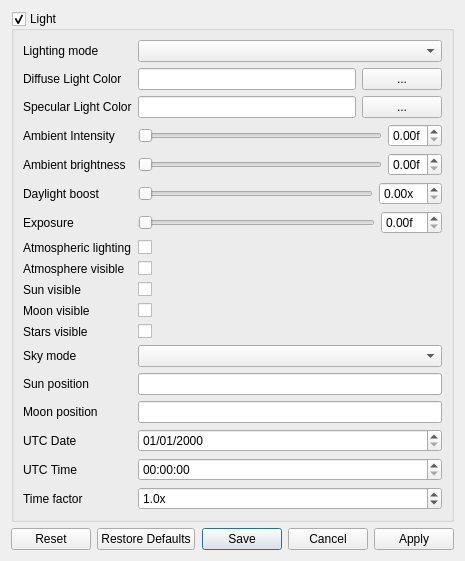
<?xml version="1.0" encoding="UTF-8"?>
<ui version="4.0">
 <class>LightSettings</class>
 <widget class="QDialog" name="LightSettings">
  <property name="geometry">
   <rect>
    <x>0</x>
    <y>0</y>
    <width>465</width>
    <height>547</height>
   </rect>
  </property>
  <property name="windowTitle">
   <string>Sky/Light settings</string>
  </property>
  <layout class="QVBoxLayout" name="verticalLayout">
   <item>
    <widget class="QGroupBox" name="groupBoxLight">
     <property name="title">
      <string>Light</string>
     </property>
     <property name="checkable">
      <bool>true</bool>
     </property>
     <layout class="QFormLayout" name="formLayout">
      <item row="0" column="0">
       <widget class="QLabel" name="label_5">
        <property name="text">
         <string>Lighting mode</string>
        </property>
       </widget>
      </item>
      <item row="0" column="1">
       <widget class="QComboBox" name="lightingMode"/>
      </item>
      <item row="1" column="0">
       <widget class="QLabel" name="label_2">
        <property name="text">
         <string>Diffuse Light Color</string>
        </property>
       </widget>
      </item>
      <item row="1" column="1">
       <layout class="QHBoxLayout" name="horizontalLayout_3">
        <item>
         <widget class="QLineEdit" name="diffuseLightColorText">
          <property name="readOnly">
           <bool>true</bool>
          </property>
         </widget>
        </item>
        <item>
         <widget class="QPushButton" name="diffuseLightColor">
          <property name="text">
           <string>...</string>
          </property>
         </widget>
        </item>
       </layout>
      </item>
      <item row="2" column="0">
       <widget class="QLabel" name="label_3">
        <property name="text">
         <string>Specular Light Color</string>
        </property>
       </widget>
      </item>
      <item row="2" column="1">
       <layout class="QHBoxLayout" name="horizontalLayout_4">
        <item>
         <widget class="QLineEdit" name="specularLightColorText">
          <property name="readOnly">
           <bool>true</bool>
          </property>
         </widget>
        </item>
        <item>
         <widget class="QPushButton" name="specularLightColor">
          <property name="text">
           <string>...</string>
          </property>
         </widget>
        </item>
       </layout>
      </item>
      <item row="3" column="0">
       <widget class="QLabel" name="label_4">
        <property name="text">
         <string>Ambient Intensity</string>
        </property>
       </widget>
      </item>
      <item row="3" column="1">
       <layout class="QHBoxLayout" name="horizontalLayout_6">
        <item>
         <widget class="QSlider" name="ambientIntensity">
          <property name="orientation">
           <enum>Qt::Horizontal</enum>
          </property>
         </widget>
        </item>
        <item>
         <widget class="QDoubleSpinBox" name="ambientIntensitySpinBox">
          <property name="suffix">
           <string>f</string>
          </property>
          <property name="maximum">
           <double>1.000000000000000</double>
          </property>
          <property name="singleStep">
           <double>0.010000000000000</double>
          </property>
         </widget>
        </item>
       </layout>
      </item>
      <item row="4" column="0">
       <widget class="QLabel" name="label_6">
        <property name="text">
         <string>Ambient brightness</string>
        </property>
       </widget>
      </item>
      <item row="4" column="1">
       <layout class="QHBoxLayout" name="horizontalLayout">
        <item>
         <widget class="QSlider" name="ambientBrightness">
          <property name="orientation">
           <enum>Qt::Horizontal</enum>
          </property>
         </widget>
        </item>
        <item>
         <widget class="QDoubleSpinBox" name="ambientBrightnessSpinBox">
          <property name="suffix">
           <string>f</string>
          </property>
          <property name="maximum">
           <double>1.000000000000000</double>
          </property>
          <property name="singleStep">
           <double>0.010000000000000</double>
          </property>
         </widget>
        </item>
       </layout>
      </item>
      <item row="5" column="0">
       <widget class="QLabel" name="label_18">
        <property name="text">
         <string>Daylight boost</string>
        </property>
       </widget>
      </item>
      <item row="5" column="1">
       <layout class="QHBoxLayout" name="horizontalLayout_11">
        <item>
         <widget class="QSlider" name="daytimeAmbientBoost">
          <property name="maximum">
           <number>1000</number>
          </property>
          <property name="orientation">
           <enum>Qt::Horizontal</enum>
          </property>
         </widget>
        </item>
        <item>
         <widget class="QDoubleSpinBox" name="daytimeAmbientBoostSpinBox">
          <property name="suffix">
           <string>x</string>
          </property>
          <property name="maximum">
           <double>10.000000000000000</double>
          </property>
          <property name="singleStep">
           <double>0.010000000000000</double>
          </property>
         </widget>
        </item>
       </layout>
      </item>
      <item row="6" column="0">
       <widget class="QLabel" name="label_15">
        <property name="text">
         <string>Exposure</string>
        </property>
       </widget>
      </item>
      <item row="6" column="1">
       <layout class="QHBoxLayout" name="horizontalLayout_2">
        <item>
         <widget class="QSlider" name="exposure">
          <property name="maximum">
           <number>1000</number>
          </property>
          <property name="orientation">
           <enum>Qt::Horizontal</enum>
          </property>
         </widget>
        </item>
        <item>
         <widget class="QDoubleSpinBox" name="exposureSpinBox">
          <property name="suffix">
           <string>f</string>
          </property>
          <property name="maximum">
           <double>10.000000000000000</double>
          </property>
          <property name="singleStep">
           <double>0.010000000000000</double>
          </property>
         </widget>
        </item>
       </layout>
      </item>
      <item row="7" column="0">
       <widget class="QLabel" name="label_16">
        <property name="text">
         <string>Atmospheric lighting</string>
        </property>
       </widget>
      </item>
      <item row="7" column="1">
       <widget class="QCheckBox" name="atmosphericLighting">
        <property name="text">
         <string/>
        </property>
       </widget>
      </item>
      <item row="8" column="0">
       <widget class="QLabel" name="label_17">
        <property name="text">
         <string>Atmosphere visible</string>
        </property>
       </widget>
      </item>
      <item row="8" column="1">
       <widget class="QCheckBox" name="atmosphereVisible">
        <property name="text">
         <string/>
        </property>
       </widget>
      </item>
      <item row="9" column="0">
       <widget class="QLabel" name="label_9">
        <property name="enabled">
         <bool>true</bool>
        </property>
        <property name="text">
         <string>Sun visible</string>
        </property>
       </widget>
      </item>
      <item row="9" column="1">
       <widget class="QCheckBox" name="sunVisible">
        <property name="enabled">
         <bool>true</bool>
        </property>
        <property name="text">
         <string/>
        </property>
       </widget>
      </item>
      <item row="10" column="0">
       <widget class="QLabel" name="label_7">
        <property name="text">
         <string>Moon visible</string>
        </property>
       </widget>
      </item>
      <item row="10" column="1">
       <widget class="QCheckBox" name="moonVisible">
        <property name="text">
         <string/>
        </property>
       </widget>
      </item>
      <item row="11" column="0">
       <widget class="QLabel" name="label_8">
        <property name="text">
         <string>Stars visible</string>
        </property>
       </widget>
      </item>
      <item row="11" column="1">
       <widget class="QCheckBox" name="starsVisible">
        <property name="text">
         <string/>
        </property>
       </widget>
      </item>
      <item row="12" column="0">
       <widget class="QLabel" name="label_10">
        <property name="text">
         <string>Sky mode</string>
        </property>
       </widget>
      </item>
      <item row="12" column="1">
       <widget class="QComboBox" name="skyMode"/>
      </item>
      <item row="13" column="0">
       <widget class="QLabel" name="label_11">
        <property name="text">
         <string>Sun position</string>
        </property>
       </widget>
      </item>
      <item row="13" column="1">
       <widget class="QLineEdit" name="sunPosition"/>
      </item>
      <item row="14" column="0">
       <widget class="QLabel" name="label_12">
        <property name="text">
         <string>Moon position</string>
        </property>
       </widget>
      </item>
      <item row="14" column="1">
       <widget class="QLineEdit" name="moonPosition"/>
      </item>
      <item row="15" column="0">
       <widget class="QLabel" name="label_13">
        <property name="text">
         <string>UTC Date</string>
        </property>
       </widget>
      </item>
      <item row="15" column="1">
       <widget class="QDateEdit" name="dateEdit">
        <property name="wrapping">
         <bool>false</bool>
        </property>
        <property name="displayFormat">
         <string>MM/dd/yyyy</string>
        </property>
        <property name="timeSpec">
         <enum>Qt::UTC</enum>
        </property>
       </widget>
      </item>
      <item row="16" column="0">
       <widget class="QLabel" name="label">
        <property name="text">
         <string>UTC Time</string>
        </property>
       </widget>
      </item>
      <item row="16" column="1">
       <widget class="QTimeEdit" name="timeEdit">
        <property name="wrapping">
         <bool>false</bool>
        </property>
        <property name="displayFormat">
         <string>HH:mm:ss</string>
        </property>
        <property name="timeSpec">
         <enum>Qt::UTC</enum>
        </property>
       </widget>
      </item>
      <item row="17" column="0">
       <widget class="QLabel" name="label_14">
        <property name="text">
         <string>Time factor</string>
        </property>
       </widget>
      </item>
      <item row="17" column="1">
       <widget class="QDoubleSpinBox" name="timeFactor">
        <property name="accelerated">
         <bool>true</bool>
        </property>
        <property name="suffix">
         <string>x</string>
        </property>
        <property name="decimals">
         <number>1</number>
        </property>
        <property name="maximum">
         <double>10000.000000000000000</double>
        </property>
        <property name="value">
         <double>1.000000000000000</double>
        </property>
       </widget>
      </item>
     </layout>
    </widget>
   </item>
   <item>
    <widget class="QDialogButtonBox" name="buttonBox">
     <property name="standardButtons">
      <set>QDialogButtonBox::Apply|QDialogButtonBox::Cancel|QDialogButtonBox::Reset|QDialogButtonBox::RestoreDefaults|QDialogButtonBox::Save</set>
     </property>
    </widget>
   </item>
  </layout>
 </widget>
 <tabstops>
  <tabstop>groupBoxLight</tabstop>
  <tabstop>lightingMode</tabstop>
  <tabstop>diffuseLightColorText</tabstop>
  <tabstop>diffuseLightColor</tabstop>
  <tabstop>specularLightColorText</tabstop>
  <tabstop>specularLightColor</tabstop>
  <tabstop>ambientIntensity</tabstop>
  <tabstop>ambientIntensitySpinBox</tabstop>
  <tabstop>ambientBrightness</tabstop>
  <tabstop>ambientBrightnessSpinBox</tabstop>
  <tabstop>sunVisible</tabstop>
  <tabstop>moonVisible</tabstop>
  <tabstop>starsVisible</tabstop>
  <tabstop>skyMode</tabstop>
  <tabstop>sunPosition</tabstop>
  <tabstop>moonPosition</tabstop>
  <tabstop>buttonBox</tabstop>
 </tabstops>
 <resources/>
 <connections>
  <connection>
   <sender>diffuseLightColor</sender>
   <signal>clicked()</signal>
   <receiver>LightSettings</receiver>
   <slot>changeDiffuseLightColor()</slot>
   <hints>
    <hint type="sourcelabel">
     <x>250</x>
     <y>50</y>
    </hint>
    <hint type="destinationlabel">
     <x>199</x>
     <y>149</y>
    </hint>
   </hints>
  </connection>
  <connection>
   <sender>specularLightColor</sender>
   <signal>clicked()</signal>
   <receiver>LightSettings</receiver>
   <slot>changeSpecularLightColor()</slot>
   <hints>
    <hint type="sourcelabel">
     <x>250</x>
     <y>79</y>
    </hint>
    <hint type="destinationlabel">
     <x>199</x>
     <y>149</y>
    </hint>
   </hints>
  </connection>
  <connection>
   <sender>lightingMode</sender>
   <signal>currentIndexChanged(int)</signal>
   <receiver>LightSettings</receiver>
   <slot>lightingModeChanged(int)</slot>
   <hints>
    <hint type="sourcelabel">
     <x>319</x>
     <y>41</y>
    </hint>
    <hint type="destinationlabel">
     <x>269</x>
     <y>217</y>
    </hint>
   </hints>
  </connection>
  <connection>
   <sender>groupBoxLight</sender>
   <signal>toggled(bool)</signal>
   <receiver>LightSettings</receiver>
   <slot>globalLightingChanged(bool)</slot>
   <hints>
    <hint type="sourcelabel">
     <x>269</x>
     <y>202</y>
    </hint>
    <hint type="destinationlabel">
     <x>269</x>
     <y>217</y>
    </hint>
   </hints>
  </connection>
  <connection>
   <sender>skyMode</sender>
   <signal>currentIndexChanged(int)</signal>
   <receiver>LightSettings</receiver>
   <slot>skyModeChanged(int)</slot>
   <hints>
    <hint type="sourcelabel">
     <x>319</x>
     <y>277</y>
    </hint>
    <hint type="destinationlabel">
     <x>269</x>
     <y>217</y>
    </hint>
   </hints>
  </connection>
  <connection>
   <sender>ambientBrightness</sender>
   <signal>valueChanged(int)</signal>
   <receiver>LightSettings</receiver>
   <slot>ambientBrightnessChanged(int)</slot>
   <hints>
    <hint type="sourcelabel">
     <x>319</x>
     <y>183</y>
    </hint>
    <hint type="destinationlabel">
     <x>269</x>
     <y>217</y>
    </hint>
   </hints>
  </connection>
  <connection>
   <sender>moonVisible</sender>
   <signal>toggled(bool)</signal>
   <receiver>LightSettings</receiver>
   <slot>setMoonVisible(bool)</slot>
   <hints>
    <hint type="sourcelabel">
     <x>319</x>
     <y>230</y>
    </hint>
    <hint type="destinationlabel">
     <x>269</x>
     <y>217</y>
    </hint>
   </hints>
  </connection>
  <connection>
   <sender>sunVisible</sender>
   <signal>toggled(bool)</signal>
   <receiver>LightSettings</receiver>
   <slot>setSunVisible(bool)</slot>
   <hints>
    <hint type="sourcelabel">
     <x>319</x>
     <y>207</y>
    </hint>
    <hint type="destinationlabel">
     <x>269</x>
     <y>217</y>
    </hint>
   </hints>
  </connection>
  <connection>
   <sender>starsVisible</sender>
   <signal>toggled(bool)</signal>
   <receiver>LightSettings</receiver>
   <slot>setStarsVisible(bool)</slot>
   <hints>
    <hint type="sourcelabel">
     <x>319</x>
     <y>253</y>
    </hint>
    <hint type="destinationlabel">
     <x>269</x>
     <y>217</y>
    </hint>
   </hints>
  </connection>
  <connection>
   <sender>moonPosition</sender>
   <signal>textChanged(QString)</signal>
   <receiver>LightSettings</receiver>
   <slot>setMoonPosition(QString)</slot>
   <hints>
    <hint type="sourcelabel">
     <x>319</x>
     <y>329</y>
    </hint>
    <hint type="destinationlabel">
     <x>269</x>
     <y>217</y>
    </hint>
   </hints>
  </connection>
  <connection>
   <sender>sunPosition</sender>
   <signal>textChanged(QString)</signal>
   <receiver>LightSettings</receiver>
   <slot>setSunPosition(QString)</slot>
   <hints>
    <hint type="sourcelabel">
     <x>319</x>
     <y>303</y>
    </hint>
    <hint type="destinationlabel">
     <x>269</x>
     <y>217</y>
    </hint>
   </hints>
  </connection>
  <connection>
   <sender>ambientIntensity</sender>
   <signal>valueChanged(int)</signal>
   <receiver>LightSettings</receiver>
   <slot>ambientIntensityChanged(int)</slot>
   <hints>
    <hint type="sourcelabel">
     <x>158</x>
     <y>159</y>
    </hint>
    <hint type="destinationlabel">
     <x>269</x>
     <y>296</y>
    </hint>
   </hints>
  </connection>
  <connection>
   <sender>ambientBrightnessSpinBox</sender>
   <signal>valueChanged(double)</signal>
   <receiver>LightSettings</receiver>
   <slot>ambientBrightnessChanged(double)</slot>
   <hints>
    <hint type="sourcelabel">
     <x>228</x>
     <y>192</y>
    </hint>
    <hint type="destinationlabel">
     <x>269</x>
     <y>296</y>
    </hint>
   </hints>
  </connection>
  <connection>
   <sender>ambientIntensitySpinBox</sender>
   <signal>valueChanged(double)</signal>
   <receiver>LightSettings</receiver>
   <slot>ambientIntensityChanged(double)</slot>
   <hints>
    <hint type="sourcelabel">
     <x>227</x>
     <y>159</y>
    </hint>
    <hint type="destinationlabel">
     <x>269</x>
     <y>296</y>
    </hint>
   </hints>
  </connection>
  <connection>
   <sender>timeFactor</sender>
   <signal>valueChanged(double)</signal>
   <receiver>LightSettings</receiver>
   <slot>timeFactorChanged(double)</slot>
   <hints>
    <hint type="sourcelabel">
     <x>251</x>
     <y>377</y>
    </hint>
    <hint type="destinationlabel">
     <x>200</x>
     <y>217</y>
    </hint>
   </hints>
  </connection>
  <connection>
   <sender>timeEdit</sender>
   <signal>dateTimeChanged(QDateTime)</signal>
   <receiver>LightSettings</receiver>
   <slot>setDateTime(QDateTime)</slot>
   <hints>
    <hint type="sourcelabel">
     <x>252</x>
     <y>366</y>
    </hint>
    <hint type="destinationlabel">
     <x>200</x>
     <y>221</y>
    </hint>
   </hints>
  </connection>
  <connection>
   <sender>dateEdit</sender>
   <signal>dateTimeChanged(QDateTime)</signal>
   <receiver>LightSettings</receiver>
   <slot>setDateTime(QDateTime)</slot>
   <hints>
    <hint type="sourcelabel">
     <x>252</x>
     <y>340</y>
    </hint>
    <hint type="destinationlabel">
     <x>200</x>
     <y>221</y>
    </hint>
   </hints>
  </connection>
  <connection>
   <sender>exposure</sender>
   <signal>valueChanged(int)</signal>
   <receiver>LightSettings</receiver>
   <slot>exposureChanged(int)</slot>
   <hints>
    <hint type="sourcelabel">
     <x>257</x>
     <y>188</y>
    </hint>
    <hint type="destinationlabel">
     <x>232</x>
     <y>236</y>
    </hint>
   </hints>
  </connection>
  <connection>
   <sender>exposureSpinBox</sender>
   <signal>valueChanged(double)</signal>
   <receiver>LightSettings</receiver>
   <slot>exposureChanged(double)</slot>
   <hints>
    <hint type="sourcelabel">
     <x>426</x>
     <y>187</y>
    </hint>
    <hint type="destinationlabel">
     <x>232</x>
     <y>236</y>
    </hint>
   </hints>
  </connection>
  <connection>
   <sender>atmosphericLighting</sender>
   <signal>toggled(bool)</signal>
   <receiver>LightSettings</receiver>
   <slot>setAtmosphericLighting(bool)</slot>
   <hints>
    <hint type="sourcelabel">
     <x>132</x>
     <y>195</y>
    </hint>
    <hint type="destinationlabel">
     <x>232</x>
     <y>236</y>
    </hint>
   </hints>
  </connection>
  <connection>
   <sender>atmosphereVisible</sender>
   <signal>toggled(bool)</signal>
   <receiver>LightSettings</receiver>
   <slot>setAtmosphereVisible(bool)</slot>
   <hints>
    <hint type="sourcelabel">
     <x>283</x>
     <y>229</y>
    </hint>
    <hint type="destinationlabel">
     <x>232</x>
     <y>248</y>
    </hint>
   </hints>
  </connection>
  <connection>
   <sender>daytimeAmbientBoost</sender>
   <signal>valueChanged(int)</signal>
   <receiver>LightSettings</receiver>
   <slot>daytimeAmbientBoostChanged(int)</slot>
   <hints>
    <hint type="sourcelabel">
     <x>345</x>
     <y>186</y>
    </hint>
    <hint type="destinationlabel">
     <x>323</x>
     <y>329</y>
    </hint>
   </hints>
  </connection>
  <connection>
   <sender>daytimeAmbientBoostSpinBox</sender>
   <signal>valueChanged(double)</signal>
   <receiver>LightSettings</receiver>
   <slot>daytimeAmbientBoostChanged(double)</slot>
   <hints>
    <hint type="sourcelabel">
     <x>601</x>
     <y>186</y>
    </hint>
    <hint type="destinationlabel">
     <x>323</x>
     <y>329</y>
    </hint>
   </hints>
  </connection>
 </connections>
 <slots>
  <slot>changeDiffuseLightColor()</slot>
  <slot>changeSpecularLightColor()</slot>
  <slot>ambientIntensityChanged(int)</slot>
  <slot>lightingModeChanged(int)</slot>
  <slot>globalLightingChanged(bool)</slot>
  <slot>skyModeChanged(int)</slot>
  <slot>ambientBrightnessChanged(int)</slot>
  <slot>setMoonVisible(bool)</slot>
  <slot>setStarsVisible(bool)</slot>
  <slot>setSunVisible(bool)</slot>
  <slot>setSunPosition(QString)</slot>
  <slot>setMoonPosition(QString)</slot>
  <slot>setDateTime(QDateTime)</slot>
  <slot>ambientIntensityChanged(double)</slot>
  <slot>ambientBrightnessChanged(double)</slot>
  <slot>timeFactorChanged(double)</slot>
  <slot>exposureChanged(double)</slot>
  <slot>exposureChanged(int)</slot>
  <slot>setAtmosphericLighting(bool)</slot>
  <slot>setAtmosphereVisible(bool)</slot>
  <slot>daytimeAmbientBoostChanged(int)</slot>
  <slot>daytimeAmbientBoostChanged(double)</slot>
 </slots>
</ui>
